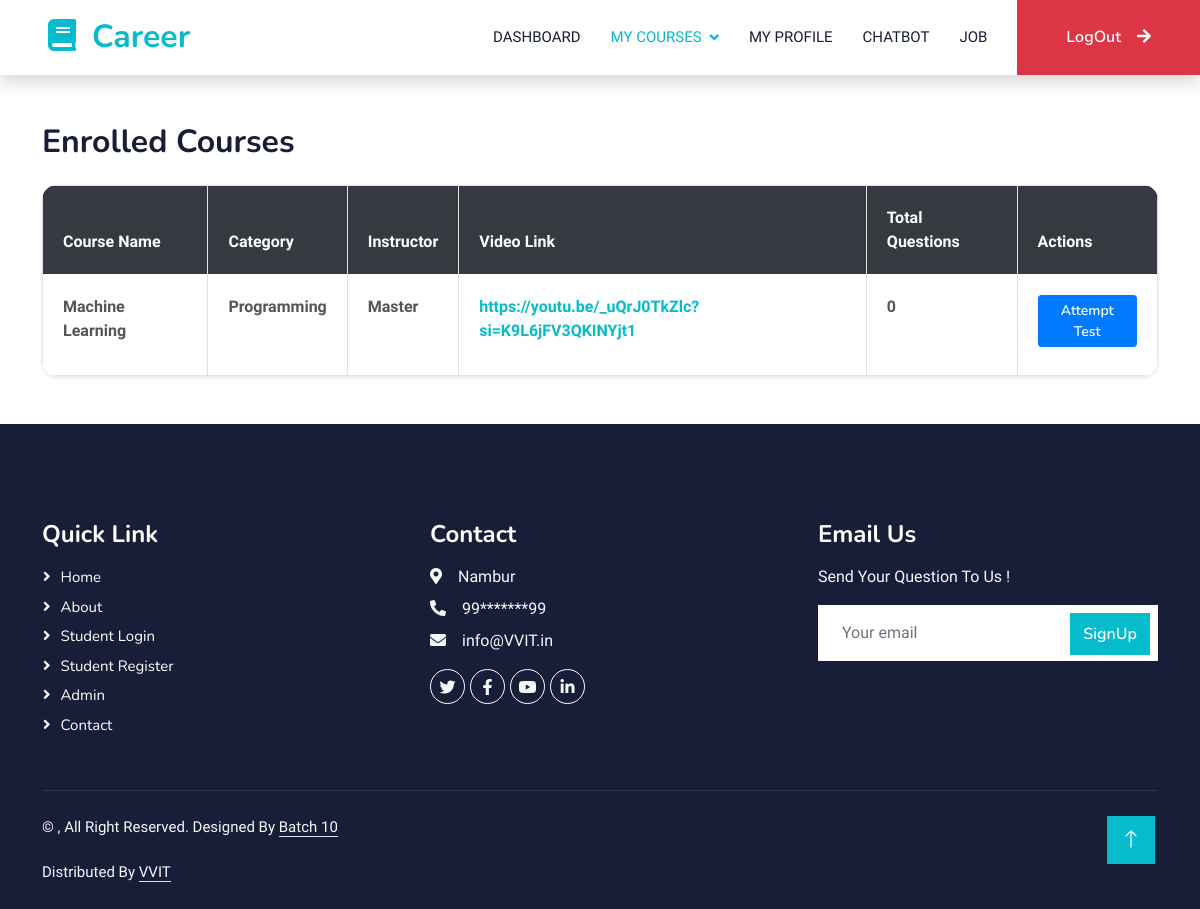
The app's page /student/my-courses/ (signed in) with its own data.
### userapp/models.py (models this page shows)
class StudentCourses(models.Model):
    student = models.ForeignKey(StudentRegModel,on_delete=models.SET_NULL,null=True,related_name='student_courses')
    course = models.ForeignKey(Addcourse,on_delete=models.SET_NULL,null=True)
    amount = models.IntegerField(help_text='Enter fee',default=0)
    payment_status= models.CharField(max_length=100,default="pending")
    purchase_date = models.DateField(auto_now_add=True, null=True)
    order_id = models.CharField(max_length=200)
    certificate_downloaded = models.BooleanField(default=False)
    class Meta:
        db_table = 'student_courses_details'

### instructorapp/models.py (models this page shows)
class Addcourse(models.Model):
    course_id = models.AutoField(primary_key=True)
    instructor = models.ForeignKey(InstructorRegModel, on_delete=models.CASCADE)
    course_name = models.CharField(max_length=255)
    course_image = models.ImageField(upload_to='course_images/')
    course_category = models.CharField(max_length=100)
    course_language = models.CharField(max_length=100)
    course_description = models.TextField()
    video_url = models.URLField()
    duration_weeks = models.IntegerField()
    price = models.IntegerField(default=0,help_text='Enter fee ')
    added_date = models.DateField(auto_now_add=True, null=True)
    class Meta:
        db_table = 'Courses_details'

class InstructorRegModel(models.Model):
    instructor_id = models.AutoField(primary_key=True)
    full_name = models.CharField(max_length=55)
    email = models.EmailField(max_length=100,help_text="Enter Email")
    phone_number = models.BigIntegerField(null=True)
    gender =models.CharField(max_length=50,default=False)
    password = models.CharField(max_length=100,help_text="Enter Password")
    photo = models.ImageField(default=False)
    status = models.CharField(default='Pending',max_length=100, null=True)
    reg_date = models.DateField(auto_now_add=True, null=True)
    address = models.CharField(max_length=255)
    otp = models.CharField(max_length=6,default=0)
    otp_status = models.CharField(max_length=15, default='Not Verified')
    class Meta:
        db_table = 'Instructor_Details'

### userapp/views.py (the view)
# urls.py: path('student/my-courses/',userviews.my_courses,name="my_courses"),
def my_courses(request):
    student_id = request.session.get('student_id_after_login')
    if student_id is None:
        messages.warning(request, "No student found, please login again!")
        return redirect('student_login')
    student_courses = StudentCourses.objects.filter(student_id=student_id)
    student_courses_with_question_count = student_courses.annotate(
        question_count=Count('course__question')  # Ensure 'course__question' is correct; check your Course model.
    ).annotate(
        has_attempted_test=Count('student__user_results')  # Use the correct related_name for the reverse relationship.
    )
    context = {
        'student_courses': student_courses_with_question_count
    }
    return render(request, "user/my-courses.html", context)

### assets/templates/user/my-courses.html (shortened to what this page needs)
{% load static %}
<!DOCTYPE html>
<html lang="en">
<head>
    <link href="https://cdnjs.cloudflare.com/ajax/libs/font-awesome/5.10.0/css/all.min.css" rel="stylesheet">
    <link href="https://cdn.jsdelivr.net/npm/bootstrap-icons@1.4.1/font/bootstrap-icons.css" rel="stylesheet">
    <link href="{% static 'user/lib/animate/animate.min.css' %}" rel="stylesheet">
    <link href="{% static 'user/lib/owlcarousel/assets/owl.carousel.min.css' %}" rel="stylesheet">
    <link href="{% static 'user/css/bootstrap.min.css' %}" rel="stylesheet">
    <link href="{% static 'user/css/style.css' %}" rel="stylesheet">
</head>
<body>
    <nav class="navbar navbar-expand-lg bg-white navbar-light shadow sticky-top p-0">
        <a href="{% url 'index' %}" class="navbar-brand d-flex align-items-center px-4 px-lg-5">
            <h2 class="m-0 text-primary"><i class="fa fa-book me-3"></i>Career </h2>
        </a>
        <div class="collapse navbar-collapse" id="navbarCollapse">
            <div class="navbar-nav ms-auto p-4 p-lg-0">
                <a href="{% url 'student_dashboard' %}" class="nav-item nav-link ">Dashboard</a>
                <div class="nav-item dropdown">
                    <a href="#" class="nav-link dropdown-toggle active" data-bs-toggle="dropdown">My Courses</a>
                </div>
                <a href="{% url 'student_profile' %}" class="nav-item nav-link">My Profile</a>
                <a href="{% url 'chatbot' %}" class="nav-item nav-link">chatbot</a>
                <a href="{% url 'job' %}" class="nav-item nav-link">Job</a>
            </div>
            <a href="{% url 'student_logout' %}" class="btn btn-danger py-4 px-lg-5 d-none d-lg-block">LogOut<i class="fa fa-arrow-right ms-3"></i></a>
        </div>
    </nav>
    <div class="container mt-5">
        <h2 class="mb-4">Enrolled Courses</h2>
        {% if student_courses %}
        <table class="table table-bordered table-hover">
            <thead class="thead-dark">
                <tr>
                    <th scope="col">Course Name</th>
                    <th scope="col">Category</th>
                    <th scope="col">Instructor</th>
                    <th scope="col">Video Link</th>
                    <th scope="col">Total Questions</th>
                    <th scope="col">Actions</th>
                </tr>
            </thead>
            <tbody>
                {% for student_course in student_courses %}
                <tr style="font-weight: bolder;">
                    <td>{{ student_course.course.course_name }}</td>
                    <td>{{ student_course.course.course_category }}</td>
                    <td>{{ student_course.course.instructor.full_name }}</td>
                    <td><a href="{{ student_course.course.video_url }}" target="_blank">{{ student_course.course.video_url }}</a></td>
                    <td>{{ student_course.question_count }}</td>
                    <td>
                        <a href="{% url 'test' course_id=student_course.course.course_id %}"><button type="button" class="btn btn-primary btn-sm mb-2">Attempt Test</button></a>
                    </td>
                </tr>
                {% endfor %}
            </tbody>
        </table>
        {% else %}
        <div class="alert alert-info mx-auto col-7 text-center border shadow-lg p-5">
            <h5>Enroll at least one course!</h5>
        </div>
        {% endif %}
    </div>
    <div class="container-fluid bg-dark text-light footer pt-5 mt-5 wow fadeIn" data-wow-delay="0.1s">
        <div class="container py-5">
            <div class="row g-5">
                <div class="col-md-4">
                    <h4 class="text-white mb-3">Quick Link</h4>
                    <a class="btn btn-link" href="{% url 'index' %}">Home</a>
                    <a class="btn btn-link" href="{% url 'about' %}">About</a>
                    <a class="btn btn-link" href="{% url 'student_login' %}">Student Login</a>
                    <a class="btn btn-link" href="{% url 'student_register' %}">Student Register</a>
                    <a class="btn btn-link" href="{% url 'instructor_login' %}">Admin</a>
                    <a class="btn btn-link" href="{% url 'contact' %}">Contact</a>
                </div>
                 <div class="col-md-4">
                    <h4 class="text-white mb-3">Contact</h4>
                    <p class="mb-2"><i class="fa fa-map-marker-alt me-3"></i>Nambur</p>
                    <p class="mb-2"><i class="fa fa-phone-alt me-3"></i>99*******99</p>
                    <p class="mb-2"><i class="fa fa-envelope me-3"></i>info@VVIT.in</p>
                    <div class="d-flex pt-2">
                        <a class="btn btn-outline-light btn-social" href=""><i class="fab fa-twitter"></i></a>
                        <a class="btn btn-outline-light btn-social" href=""><i class="fab fa-facebook-f"></i></a>
                        <a class="btn btn-outline-light btn-social" href=""><i class="fab fa-youtube"></i></a>
                        <a class="btn btn-outline-light btn-social" href=""><i class="fab fa-linkedin-in"></i></a>
                    </div>
                </div>
                <div class="col-md-4">
                    <h4 class="text-white mb-3">Email Us</h4>
                    <p>Send Your Question To Us !</p>
                    <div class="position-relative mx-auto" style="max-width: 400px;">
                        <input class="form-control border-0 w-100 py-3 ps-4 pe-5" type="text" placeholder="Your email">
                        <button type="button" class="btn btn-primary py-2 position-absolute top-0 end-0 mt-2 me-2">SignUp</button>
                    </div>
                </div>
            </div>
        </div>
        <div class="container">
            <div class="copyright">
                <div class="row">
                    <div class="col-md-6 text-center text-md-start mb-3 mb-md-0">
                        &copy; <a class="border-bottom" href="#"></a>, All Right Reserved.
                        Designed By <a class="border-bottom" href="https://SRi RUDRA.in" target="_blank">Batch 10 </a><br><br>
                        Distributed By <a class="border-bottom" href="https://SRi RUDRA.in" target="_blank">VVIT</a>
                    </div>
                </div>
            </div>
        </div>
    </div>
    <a href="#" class="btn btn-lg btn-primary btn-lg-square back-to-top"><i class="bi bi-arrow-up"></i></a>
</body>
</html>

### assets/static/user/css/style.css (style rules this page uses)
:root { --primary: #06BBCC; --light: #F0FBFC; --dark: #181d38; }
.back-to-top { position: fixed; display: none; right: 45px; bottom: 45px; z-index: 99; }
.btn { font-family: 'Nunito', sans-serif; font-weight: 600; transition: .5s; }
.btn.btn-primary, .btn.btn-secondary { color: #FFFFFF; }
.btn-lg-square { width: 48px; height: 48px; }
.btn-square, .btn-sm-square, .btn-lg-square { padding: 0; display: flex; align-items: center; justify-content: center; font-weight: normal; border-radius: 0px; }
.navbar .dropdown-toggle::after { border: none; content: "\f107"; font-family: "Font Awesome 5 Free"; font-weight: 900; vertical-align: middle; margin-left: 8px; }
.navbar-light .navbar-nav .nav-link { margin-right: 30px; padding: 25px 0; color: #FFFFFF; font-size: 15px; text-transform: uppercase; outline: none; }
.navbar-light .navbar-nav .nav-link:hover, .navbar-light .navbar-nav .nav-link.active { color: var(--primary); }
.navbar-light .navbar-brand, .navbar-light a.btn { height: 75px; }
.navbar-light .navbar-nav .nav-link { color: var(--dark); font-weight: 500; }
.navbar-light.sticky-top { top: -100px; transition: .5s; }
.footer .btn.btn-social { margin-right: 5px; width: 35px; height: 35px; display: flex; align-items: center; justify-content: center; color: var(--light); font-weight: normal; border: 1px solid #FFFFFF; border-radius: 35px; transition: .3s; }
.footer .btn.btn-link { display: block; margin-bottom: 5px; padding: 0; text-align: left; color: #FFFFFF; font-size: 15px; font-weight: normal; text-transform: capitalize; transition: .3s; }
.footer .btn.btn-link::before { position: relative; content: "\f105"; font-family: "Font Awesome 5 Free"; font-weight: 900; margin-right: 10px; }
.footer .copyright { padding: 25px 0; font-size: 15px; border-top: 1px solid rgba(256, 256, 256, .1); }
.footer .copyright a { color: var(--light); }

### assets/templates/user/my-courses.html (style rules this page uses)
.table { width: 100%; margin-bottom: 1rem; background-color: #fff; border-collapse: collapse; border-radius: 15px; overflow: hidden; box-shadow: 0 2px 4px rgba(0, 0, 0, 0.1); }
.table th, .table td { padding: 1.25rem; text-align: left; border-bottom: 1px solid #dee2e6; }
.table th { background-color: #343a40; color: #fff; }
.table tbody tr td:last-child button { width: 100%; }
.table .btn-primary { background-color: #007bff; border-color: #007bff; }

### records on screen
StudentCourses: course.course_name "Machine Learning", course.course_category "Programming", course.instructor.full_name "Master", course.video_url "https://youtu.be/_uQrJ0TkZlc?si=K9L6jFV3QKINYjt1", question_count "0"
